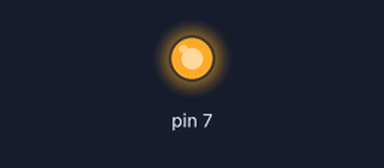
Bench run of a sketch on a simulated Arduino Uno, built with avr-gcc and run on an emulated ATmega328P. Shown: output pins drawn as LEDs (lit = HIGH).

Above: at 2.5 s.
At 6.5 s:
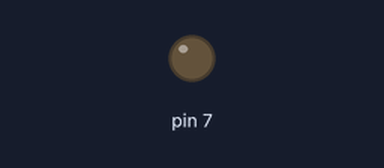
Timing chart, 0 to 10.4 s (numbered marks = the images above):
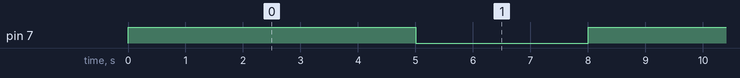

Measured:
- by itself, pin 7: alternates HIGH for 5.0 s and LOW for 3.0 s

The sketch:

DC_motor_relay.ino
```cpp
/*
DC motor on/off with relay
the program will turn on/off the dc motor
*/

void setup() {
  // define pin 7 as an output for tthe dc motor
pinMode(7,OUTPUT);
}

void loop() {

digitalWrite(7,HIGH);   //turn on the dc motor
delay(5000);            //duration the motor stays on (5sec)
digitalWrite(7,LOW);    //turn off the dc motor
delay(3000);            //duration the motor stays off (3sec)
}
```
